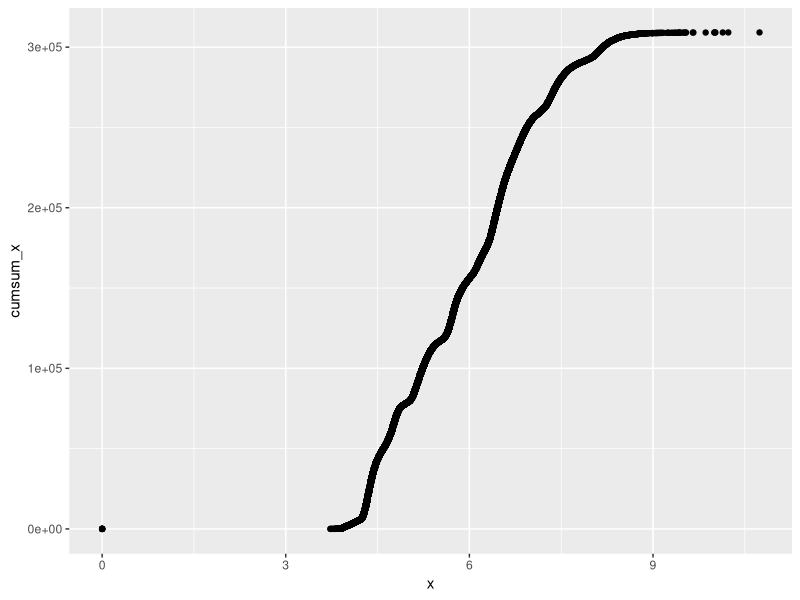
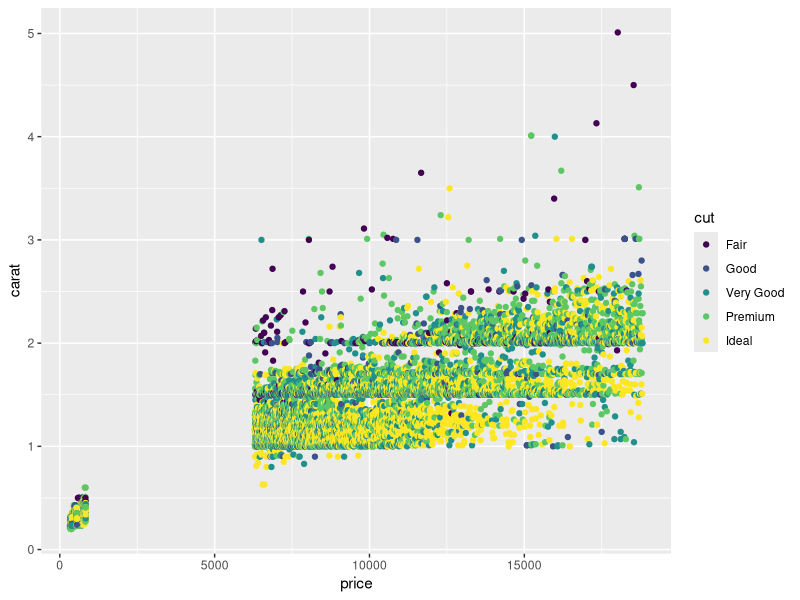
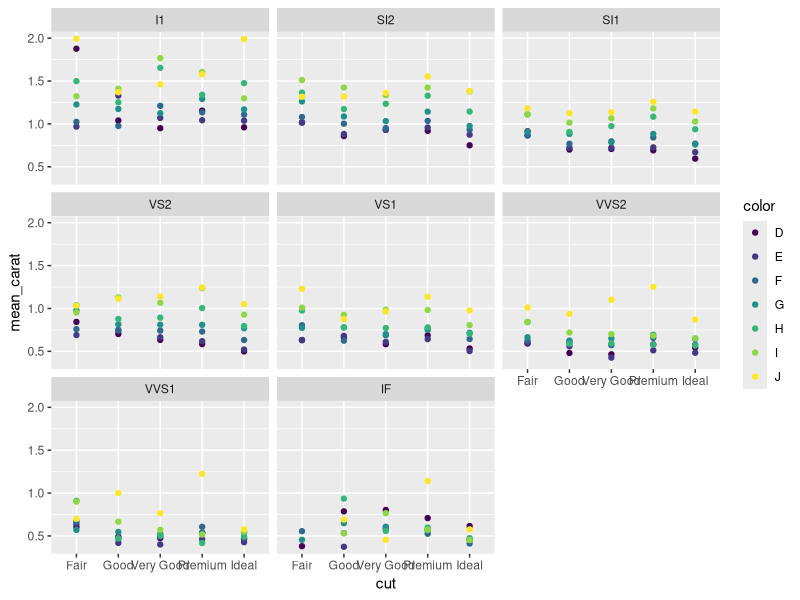
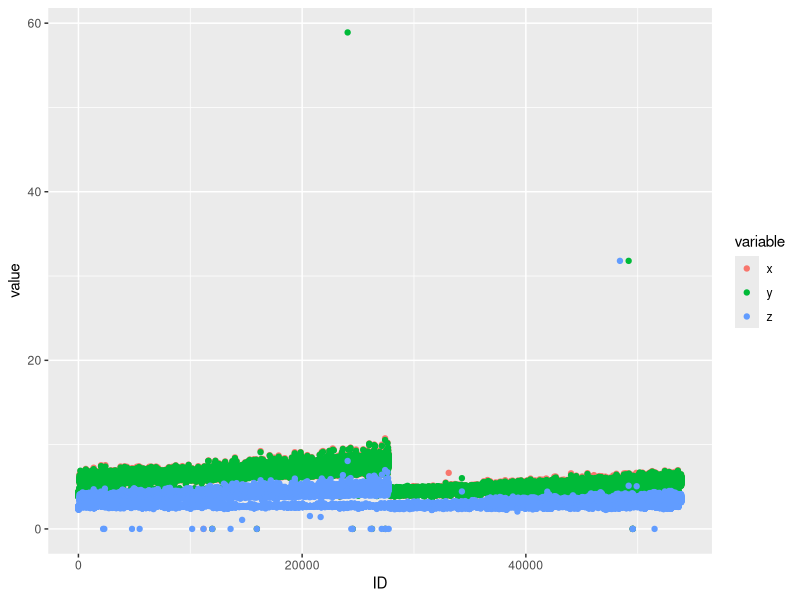

The R source for these figures, in order:
require(tidyr)
require(dplyr)
require(ggplot2)

tbl_df(diamonds)
View(diamonds)

# dplyr::select
dplyr::select(diamonds, cut, clarity) %>% tbl_df # Equivalent SQL: select cut, clarity from diamonds;
diamonds %>% dplyr::select(cut, clarity) %>% tbl_df
diamonds %>% dplyr::select(., cut, clarity) %>% tbl_df
diamonds %>% dplyr::select(color:price) %>% tbl_df # Equivalent SQL: none
diamonds %>% dplyr::select(-cut, -clarity) %>% tbl_df # Equivalent SQL: none
x <- diamonds %>% dplyr::select(cut, clarity) %>% tbl_df
x

# dplyr::filter
diamonds %>% dplyr::select(cut, clarity) %>% dplyr::filter(cut == "Good") %>% tbl_df # Equivalent SQL: select cut, clarity from diamonds where cut = 'Good';
diamonds %>% dplyr::select(cut, clarity) %>% dplyr::filter(cut %in% c("Good", "Fair")) %>% tbl_df # Equivalent SQL: select cut, clarity from diamonds where cut in ('Good', 'Fair');# or Equivalent SQL:  select cut, clarity from diamonds where cut = 'Good' or cut = 'Fair';
diamonds %>% dplyr::select(cut, clarity) %>% dplyr::filter(cut %in% c("Good", "Fair"), clarity == "VS1") %>% tbl_df # Equivalent SQL:  select cut, clarity from diamonds where (cut = 'Good' or cut = 'Fair') and clarity = 'VS1';
diamonds %>% dplyr::select(cut, clarity) %>% dplyr::filter(cut %in% c("Good", "Fair"), clarity == "VS1" | is.na(cut)) %>% tbl_df # Equivalent SQL:  select cut, clarity from diamonds where ((cut = 'Good' or cut = 'Fair') and clarity = 'VS1') or cut is null;
# diamonds %>% dplyr::select(cut, clarity) %>% dplyr::filter(carat > 2) %>% tbl_df # This will give an error
# Equivalent SQL: select cut, clarity  from diamonds  where carat > 2;
diamonds %>% dplyr::filter(carat > 2) %>% dplyr::select(cut, clarity) %>% tbl_df # This does not give an error.
diamonds %>% dplyr::select(carat, clarity) %>% dplyr::filter(carat > 2) %>% tbl_df # Equivalent SQL: select carat, clarity  from diamonds  where carat > 2;

# dplyr::arrange
data.frame(x=c(1,1,1,2,2), y=c(5:1), z=(1:5)) %>% dplyr::arrange(desc(x)) %>% tbl_df
data.frame(x=c(1,1,1,2,2), y=c(5:1), z=(1:5)) %>% dplyr::arrange(desc(x), y) %>% tbl_df
diamonds %>% dplyr::arrange(carat) %>% tbl_df # Equivalent SQL: select * from diamonds order by carat;
diamonds %>% dplyr::arrange(desc(carat)) %>% tbl_df # Equivalent SQL:select * from diamonds order by carat desc;

# dplyr::rename
diamonds %>% dplyr::rename(tbl= table) %>% tbl_df # Equivalent: select table as "tbl" from diamonds;

# dplyr::mutate
diamonds %>% dplyr::select(cut, clarity, x, y, z) %>% dplyr::filter(cut %in% c("Good", "Fair"), clarity == "VS1" | is.na(cut)) %>% dplyr::mutate(sum = x+y+z) %>% tbl_df # Equivalent: select cut, clarity, x, y, z, x+y+z as sum from diamonds where ((cut = 'Good' or cut = 'Fair') and clarity = 'VS1') or cut is null
ndf <- diamonds %>% dplyr::select(cut, clarity, x, y, z) %>% dplyr::filter(cut %in% c("Good", "Fair"), clarity == "VS1" | is.na(cut)) %>% dplyr::mutate(sum = x+y+z) %>% tbl_df
ndf

# Useful dplyr::mutate functions:
    # diamonds$ID<-seq.int(nrow(diamonds)) # Add a sequince number column
    # pmin(), pmax() Parallel, Element-wise min and max
    # cummin(), cummax() Cumulative min and max
    # cumsum(), cumprod() Cumulative sum and product
  # Windowing functions
    # between() Are values between a and b?
    # cume_dist() Cumulative distribution of values
    # cumall(), cumany() Cumulative all and any
    # cummean() Cumulative mean
    # lead(), lag() Copy with values one position
    # ntile() Bin vector into n buckets
    # dense_rank(), min_rank(),
    # percent_rank(), row_number() Various ranking methods

pmin(1:5, 5:1) # Pairwise min
diamonds %>% dplyr::mutate(minxy = pmin(x,y)) %>% tbl_df
pmax(1:5, 5:1) # Pairwise max
c(1,1,2,0,4,3,5) %>% cummin()
diamonds %>% dplyr::mutate(cummin_x = cummin(x)) %>% tbl_df
c(1,1,2,5,4,3,5) %>% cummax()
c(1,1,2,3,4,3,5) %>% cumsum()
diamonds %>% dplyr::arrange(x) %>% dplyr::mutate(cumsum_x = cumsum(x)) %>% ggplot(aes(x = x, y = cumsum_x)) + geom_point()
c(1,1,2,3,4,3,5) %>% cumprod()
c(1,1,2,3,4,3,5) %>% between(2,4)
diamonds %>% dplyr::mutate(between_x = between(x,4,4.1)) %>% tbl_df
c(1:5) %>% cummean()
c(1:5) %>% lead()
c(1:5) %>% lead(2)
c(1:5) %>% lead() - c(1:5)
diamonds %>% dplyr::mutate(lead_z = lead(z)-z) %>% tbl_df
c(1:5) %>% lag()
c(1:5) %>% lag() - c(1:5)
diamonds %>% dplyr::mutate(lag_z = z-lag(z)) %>% tbl_df
c(1:10)
c(1:10) %>% ntile(4) # bucket edges are rounded
diamonds %>% dplyr::mutate(ntile_z = ntile(z,100)) %>% dplyr::arrange(desc(ntile_z)) %>% View
diamonds %>% dplyr::mutate(ntile_z = ntile(z,100)) %>% group_by(ntile_z) %>% dplyr::summarise(n=n()) %>% tbl_df

c(1,1,2,5,4,3,5) %>% cume_dist()
c(1:5) %>% cume_dist()
c(1,1:5) %>% cume_dist()
# c(TRUE, TRUE, FALSE, FALSE, TRUE) %>% cumall()
# c(FALSE, TRUE, FALSE, FALSE, TRUE) %>% cumany()
# Now let's try them in the dplyr::mutate function
 dd <- dplyr::sample_n(diamonds, 500) %>% dplyr::mutate(price_percent = cume_dist(price)) %>% dplyr::arrange(desc(price_percent)) %>% tbl_df # Equivalent SQL: 
# select d.*, cume_dist() OVER (order by price) cume_dist from diamonds d order by 11 desc;
# select d.*, cume_dist() OVER (PARTITION BY cut order by price) cume_dist from (select * from diamonds where rownum < 100) d order by cut desc, 11 desc;
# Can also try rank(), last_value, nth_value

bottom20_diamonds <- diamonds %>% dplyr::mutate(price_percent = cume_dist(price)) %>% dplyr::filter(price_percent <= .20) %>% dplyr::arrange(desc(price_percent)) %>% tbl_df
diamonds %>% dplyr::mutate(price_percent = cume_dist(price)) %>% dplyr::filter(price_percent >= .80) %>% dplyr::arrange(desc(price_percent)) %>% tbl_df
top20_diamonds <- diamonds %>% dplyr::mutate(price_percent = cume_dist(price)) %>% dplyr::filter(price_percent >= .80) %>% dplyr::arrange(desc(price_percent)) %>% tbl_df
diamonds %>% dplyr::mutate(price_percent = cume_dist(price)) %>% dplyr::filter(price_percent <= .20 | price_percent >= .80) %>% ggplot(aes(x = price, y = carat, color = cut)) + geom_point()

# summarize (summarise)
ds <- diamonds %>% summarize(max_price = max(price)) # Equivalent SQL select max(price) as max_price from diamonds;
diamonds %>% summarize(mean = mean(x), sum = sum(x,y,z), n = n()) # Equivalent SQL: select avg(x) as avg, sum(x)+sum(y)+sum(z) as sum, count(*) as n from diamonds;
# Useful Summary functions:
# min(), max() Minimum and maximum values
# mean() Mean value
# median() Median value
# sum() Sum of values
# var, sd() Variance and standard deviation of a vector
# first() First value in a vector
# last() Last value in a vector
# nth() Nth value in a vector
# n() The number of values in a vector
# n_distinct() The number of distinct values in a vector

# group_by
d <- diamonds %>% group_by(cut) %>% dplyr::summarise(n = n()) %>% dplyr::arrange(n) %>% View # Equivalent SQL: select cut, color, count(*) n from diamonds group by cut order by n;
diamonds %>% group_by(cut,color) %>% dplyr::summarise(mean = mean(x), sum = sum(x,y,z), n = n()) %>% View
diamonds %>% group_by(cut,color) %>% dplyr::summarise(mean = mean(x), sum = sum(x,y,z), n = n()) %>% ungroup %>% summarize(sum(n))

diamonds %>% group_by(cut,color) %>% dplyr::summarise(mean = mean(x), sum = sum(x,y,z), n = n()) %>% dplyr::arrange(n)
diamonds %>% group_by(cut,color) %>% dplyr::summarise(mean = mean(x), sum = sum(x,y,z), n = n()) %>% dplyr::arrange(desc(n), cut, color)

diamonds %>% group_by(cut, color, clarity) %>% dplyr::summarise(mean_carat = mean(carat)) %>% ggplot(aes(x=cut, y=mean_carat, color=color)) + geom_point() + facet_wrap(~clarity)

# reshaping
require(tidyr)
diamonds$ID <- seq.int(nrow(diamonds)) # nrow() - return the number of rows, seq.int() - return an integer sequence
View(diamonds) 
diamonds %>% dplyr::select(ID, x, y, z, cut) %>% tidyr::gather(variable, value, -ID, -cut) %>% ggplot() +
  # facet_grid(~cut) +
  # ylim(0, 10) +
  geom_point(aes(x=ID, y=value, colour=variable))
